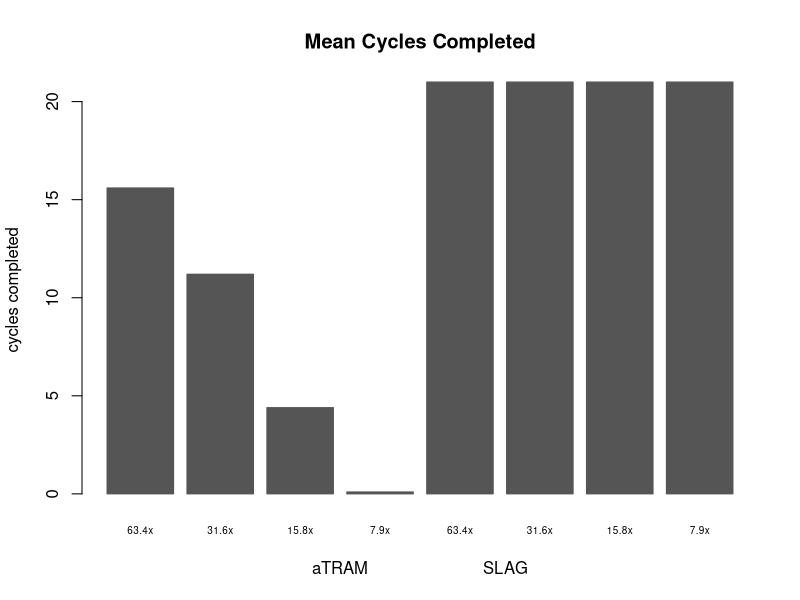

Write R code to recreate this figure.
H <- c(15.6, 11.2, 4.4, 0.1, 21, 21, 21, 21)
N <- c("63.4x", "31.6x", "15.8x", "7.9x", "63.4x", "31.6x", "15.8x", "7.9x")
pdf(file="cyclescompletedbarplot.pdf", height = 4, width = 4)
barplot(H, names.arg=N, xlab="aTRAM                       SLAG", ylab="cycles completed", col="#555555", main="Mean Cycles Completed", border="#555555", cex.names=0.6)
dev.off()
